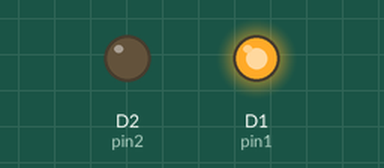
Recording of a sketch running on a simulated ESP8266 (Wemos D1 mini). On the bench: output pins drawn as LEDs (lit = HIGH).

Above: at 1.0 s.
At 3.0 s:
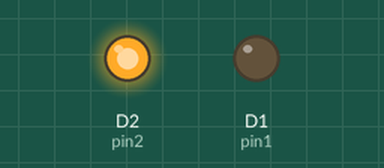
Timing chart, 0 to 5.2 s (numbered marks = the images above):
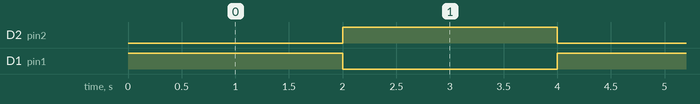

The sketch:

wemos_test.ino
```cpp
// Firmware de Teste: Alternância de Canais (D1 vs D2)
// Quando D1 está HIGH, D2 está LOW, e vice-versa.

const int pin1 = D1; // GPIO 5
const int pin2 = D2; // GPIO 4

void setup() {
  pinMode(pin1, OUTPUT);
  pinMode(pin2, OUTPUT);
}

void loop() {
  // Estado 1: D1 Ligado, D2 Desligado
  digitalWrite(pin1, HIGH);
  digitalWrite(pin2, LOW);
  delay(2000);

  // Estado 2: D1 Desligado, D2 Ligado
  digitalWrite(pin1, LOW);
  digitalWrite(pin2, HIGH);
  delay(2000);
}
```

Measured:
- by itself, D2 (pin2), D1 (pin1): alternates HIGH for 2.0 s and LOW for 2.0 s
